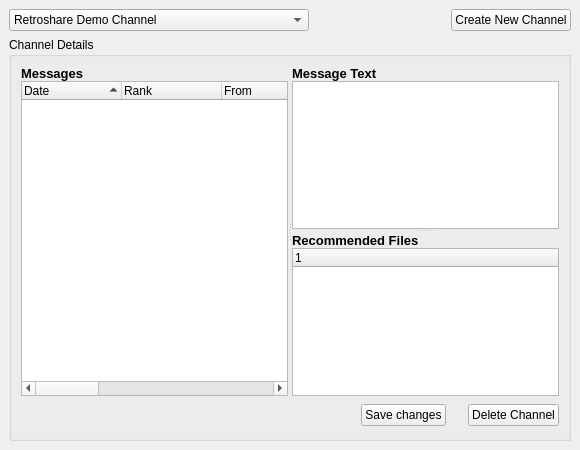
<ui version="4.0" >
 <class>MyChannelsDialog</class>
 <widget class="QWidget" name="MyChannelsDialog" >
  <property name="geometry" >
   <rect>
    <x>0</x>
    <y>0</y>
    <width>580</width>
    <height>450</height>
   </rect>
  </property>
  <property name="minimumSize" >
   <size>
    <width>550</width>
    <height>450</height>
   </size>
  </property>
  <property name="windowTitle" >
   <string>My Channels</string>
  </property>
  <property name="windowIcon" >
   <iconset resource="../images.qrc" >:/images/channels.png</iconset>
  </property>
  <layout class="QGridLayout" >
   <property name="margin" >
    <number>9</number>
   </property>
   <property name="spacing" >
    <number>6</number>
   </property>
   <item row="0" column="0" >
    <layout class="QHBoxLayout" >
     <property name="margin" >
      <number>0</number>
     </property>
     <property name="spacing" >
      <number>6</number>
     </property>
     <item>
      <widget class="QComboBox" name="comboBox" >
       <property name="minimumSize" >
        <size>
         <width>300</width>
         <height>0</height>
        </size>
       </property>
       <item>
        <property name="text" >
         <string>Retroshare Demo Channel</string>
        </property>
        <property name="icon" >
         <iconset resource="../images.qrc" >:/images/rstray3.png</iconset>
        </property>
       </item>
       <item>
        <property name="text" >
         <string>Test channel 1</string>
        </property>
        <property name="icon" >
         <iconset resource="../images.qrc" >:/images/FileTypeAudio.png</iconset>
        </property>
       </item>
      </widget>
     </item>
     <item>
      <spacer>
       <property name="orientation" >
        <enum>Qt::Horizontal</enum>
       </property>
       <property name="sizeHint" >
        <size>
         <width>40</width>
         <height>20</height>
        </size>
       </property>
      </spacer>
     </item>
     <item>
      <widget class="QPushButton" name="newChannelBtn" >
       <property name="text" >
        <string>Create New Channel</string>
       </property>
       <property name="icon" >
        <iconset resource="../images.qrc" >:/images/add_24x24.png</iconset>
       </property>
      </widget>
     </item>
    </layout>
   </item>
   <item row="1" column="0" >
    <widget class="QGroupBox" name="groupBox" >
     <property name="title" >
      <string>Channel Details</string>
     </property>
     <layout class="QGridLayout" >
      <property name="margin" >
       <number>9</number>
      </property>
      <property name="spacing" >
       <number>6</number>
      </property>
      <item row="0" column="0" >
       <widget class="QSplitter" name="splitter_2" >
        <property name="orientation" >
         <enum>Qt::Horizontal</enum>
        </property>
        <widget class="QWidget" name="layoutWidget" >
         <layout class="QGridLayout" >
          <property name="margin" >
           <number>0</number>
          </property>
          <property name="spacing" >
           <number>0</number>
          </property>
          <item row="0" column="0" >
           <widget class="QLabel" name="label_2" >
            <property name="text" >
             <string>&lt;html>&lt;head>&lt;meta name="qrichtext" content="1" />&lt;style type="text/css">
p, li { white-space: pre-wrap; }
&lt;/style>&lt;/head>&lt;body style=" font-family:'Arial'; font-size:8pt; font-weight:400; font-style:normal; text-decoration:none;">
&lt;p style=" margin-top:0px; margin-bottom:0px; margin-left:0px; margin-right:0px; -qt-block-indent:0; text-indent:0px;">&lt;span style=" font-size:10pt; font-weight:600;">Messages&lt;/span>&lt;/p>&lt;/body>&lt;/html></string>
            </property>
           </widget>
          </item>
          <item row="1" column="0" >
           <widget class="QTreeWidget" name="msgWidget" >
            <property name="contextMenuPolicy" >
             <enum>Qt::CustomContextMenu</enum>
            </property>
            <property name="sortingEnabled" >
             <bool>true</bool>
            </property>
            <property name="columnCount" >
             <number>10</number>
            </property>
            <column>
             <property name="text" >
              <string>Date</string>
             </property>
            </column>
            <column>
             <property name="text" >
              <string>Rank</string>
             </property>
            </column>
            <column>
             <property name="text" >
              <string>From</string>
             </property>
            </column>
            <column>
             <property name="text" >
              <string>Title</string>
             </property>
            </column>
            <column>
             <property name="text" >
              <string>Msg</string>
             </property>
            </column>
            <column>
             <property name="text" >
              <string>Count</string>
             </property>
            </column>
            <column>
             <property name="text" >
              <string>Size</string>
             </property>
            </column>
            <column>
             <property name="text" >
              <string>Type</string>
             </property>
            </column>
            <column>
             <property name="text" >
              <string>Rs[Cert/Chan]IdSize</string>
             </property>
            </column>
            <column>
             <property name="text" >
              <string>RsMsgId</string>
             </property>
            </column>
           </widget>
          </item>
         </layout>
        </widget>
        <widget class="QSplitter" name="splitter" >
         <property name="orientation" >
          <enum>Qt::Vertical</enum>
         </property>
         <widget class="QWidget" name="layoutWidget_2" >
          <layout class="QGridLayout" >
           <property name="margin" >
            <number>0</number>
           </property>
           <property name="spacing" >
            <number>0</number>
           </property>
           <item row="0" column="0" >
            <widget class="QLabel" name="label_3" >
             <property name="text" >
              <string>&lt;html>&lt;head>&lt;meta name="qrichtext" content="1" />&lt;style type="text/css">
p, li { white-space: pre-wrap; }
&lt;/style>&lt;/head>&lt;body style=" font-family:'Arial'; font-size:8pt; font-weight:400; font-style:normal; text-decoration:none;">
&lt;p style=" margin-top:0px; margin-bottom:0px; margin-left:0px; margin-right:0px; -qt-block-indent:0; text-indent:0px;">&lt;span style=" font-size:10pt; font-weight:600;">Message Text&lt;/span>&lt;/p>&lt;/body>&lt;/html></string>
             </property>
            </widget>
           </item>
           <item row="1" column="0" >
            <widget class="QTextBrowser" name="msgText" />
           </item>
          </layout>
         </widget>
         <widget class="QWidget" name="layoutWidget_3" >
          <layout class="QVBoxLayout" >
           <property name="margin" >
            <number>0</number>
           </property>
           <property name="spacing" >
            <number>0</number>
           </property>
           <item>
            <widget class="QLabel" name="label_4" >
             <property name="text" >
              <string>&lt;html>&lt;head>&lt;meta name="qrichtext" content="1" />&lt;style type="text/css">
p, li { white-space: pre-wrap; }
&lt;/style>&lt;/head>&lt;body style=" font-family:'Arial'; font-size:8pt; font-weight:400; font-style:normal; text-decoration:none;">
&lt;p style=" margin-top:0px; margin-bottom:0px; margin-left:0px; margin-right:0px; -qt-block-indent:0; text-indent:0px;">&lt;span style=" font-size:10pt; font-weight:600;">Recommended Files&lt;/span>&lt;/p>&lt;/body>&lt;/html></string>
             </property>
            </widget>
           </item>
           <item>
            <widget class="QTreeWidget" name="msgList" >
             <property name="contextMenuPolicy" >
              <enum>Qt::CustomContextMenu</enum>
             </property>
            </widget>
           </item>
          </layout>
         </widget>
        </widget>
       </widget>
      </item>
      <item row="1" column="0" >
       <layout class="QHBoxLayout" >
        <property name="margin" >
         <number>0</number>
        </property>
        <property name="spacing" >
         <number>6</number>
        </property>
        <item>
         <spacer>
          <property name="orientation" >
           <enum>Qt::Horizontal</enum>
          </property>
          <property name="sizeType" >
           <enum>QSizePolicy::Expanding</enum>
          </property>
          <property name="sizeHint" >
           <size>
            <width>40</width>
            <height>20</height>
           </size>
          </property>
         </spacer>
        </item>
        <item>
         <widget class="QPushButton" name="saveBtn" >
          <property name="text" >
           <string>Save changes</string>
          </property>
          <property name="icon" >
           <iconset resource="../images.qrc" >:/images/diskSave.png</iconset>
          </property>
         </widget>
        </item>
        <item>
         <spacer>
          <property name="orientation" >
           <enum>Qt::Horizontal</enum>
          </property>
          <property name="sizeType" >
           <enum>QSizePolicy::Fixed</enum>
          </property>
          <property name="sizeHint" >
           <size>
            <width>16</width>
            <height>27</height>
           </size>
          </property>
         </spacer>
        </item>
        <item>
         <widget class="QPushButton" name="deleteBtn" >
          <property name="text" >
           <string>Delete Channel</string>
          </property>
          <property name="icon" >
           <iconset resource="../images.qrc" >:/images/deletemail24.png</iconset>
          </property>
         </widget>
        </item>
       </layout>
      </item>
     </layout>
    </widget>
   </item>
  </layout>
 </widget>
 <resources>
  <include location="../images.qrc" />
 </resources>
 <connections/>
</ui>
